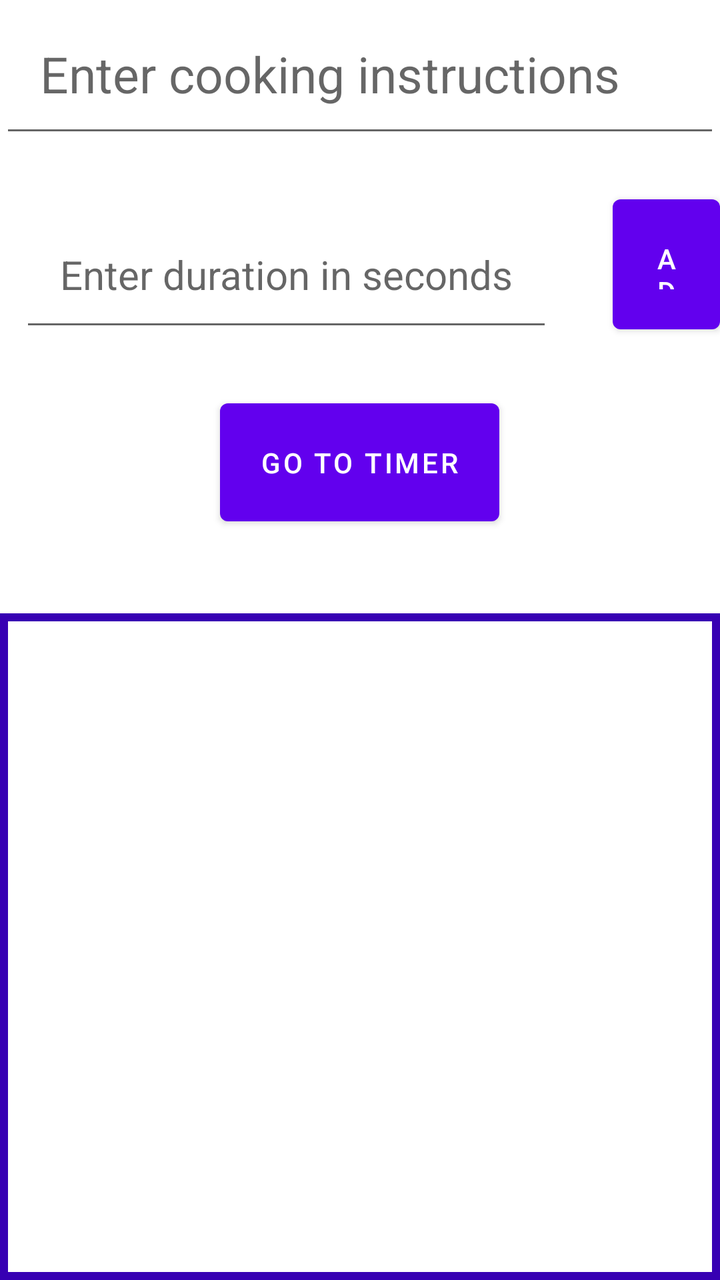
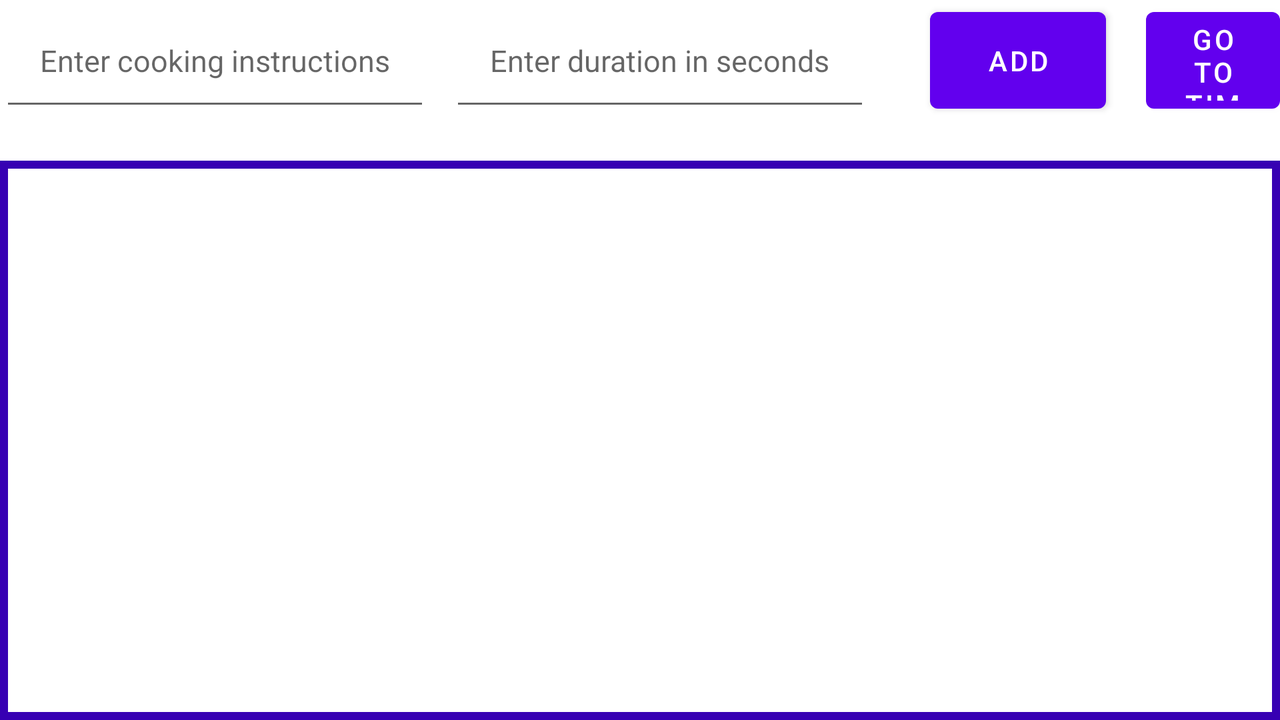

One screen, two layout resources from the same app: the default and the repository's alternative for another configuration. Each is rendered where Android would select it; the XML of both is given below.
<!-- AndroidManifest.xml: application theme Theme.ingredilist -->
<!-- res/layout/fragment_cookingtimer.xml -->
<?xml version="1.0" encoding="utf-8"?>
<RelativeLayout xmlns:android="http://schemas.android.com/apk/res/android"
    android:layout_width="match_parent" android:layout_height="match_parent">


    <Button
        android:id="@+id/GoToTimerButton"
        android:layout_width="wrap_content"
        android:layout_height="wrap_content"
        android:layout_marginBottom="20dp"
        android:layout_below="@+id/duration"
        android:layout_centerHorizontal="true"
        android:layout_marginTop="15dp"
        android:text="@string/go_to_timer"
        android:padding = "20dp"/>


    <EditText
        android:id="@+id/instructionInput"
        android:layout_width="match_parent"
        android:layout_height="wrap_content"
        android:hint = "@string/enter_cooking_instructions"
        android:layout_marginBottom="20dp"
        android:textSize="25sp"
        android:padding = "20dp"
        android:inputType="text">


    </EditText>

    <Button
        android:id="@+id/add_instruction_button"
        android:layout_width="wrap_content"
        android:layout_height="wrap_content"
        android:text="@string/addinstructionbutton"
        android:layout_toEndOf="@id/duration"
        android:layout_below="@+id/instructionInput"
        android:layout_marginStart="20dp"
        android:layout_alignBottom="@id/duration"
        android:padding = "20dp"

        />

    <EditText
        android:id="@+id/duration"
        android:layout_width="wrap_content"
        android:layout_height="wrap_content"
        android:layout_below="@+id/instructionInput"
        android:layout_marginStart="10dp"
        android:layout_marginTop="10dp"
        android:layout_marginEnd="10dp"
        android:layout_marginBottom="10dp"
        android:hint="@string/enter_duration_in_seconds"
        android:padding="20dp"
        android:textSize="20sp"
        android:inputType="number"/>

    <androidx.recyclerview.widget.RecyclerView
        android:layout_marginTop="20dp"
        android:id="@+id/cookingRecyclerView"
        android:layout_width="match_parent"
        android:layout_height="match_parent"
        android:layout_below="@+id/GoToTimerButton"
        android:background="@drawable/border"

        />


</RelativeLayout>
<!-- resources referenced by this layout -->
<resources>
  <!-- drawable border (drawable) -->
  <?xml version="1.0" encoding="utf-8"?>
  <shape xmlns:android="http://schemas.android.com/apk/res/android">
  <stroke
      android:width="4sp"
      android:color="@color/purple_700"
      />
  </shape>
  <string name="addinstructionbutton">add</string>
  <string name="enter_cooking_instructions">Enter cooking instructions</string>
  <string name="enter_duration_in_seconds">Enter duration in seconds</string>
  <string name="go_to_timer">Go To Timer</string>
  <style name="Theme.ingredilist" parent="Theme.MaterialComponents.DayNight.DarkActionBar">
          
          <item name="colorPrimary">@color/purple_500</item>
          <item name="colorPrimaryVariant">@color/purple_700</item>
          <item name="colorOnPrimary">@color/white</item>
          
          <item name="colorSecondary">@color/teal_200</item>
          <item name="colorSecondaryVariant">@color/teal_700</item>
          <item name="colorOnSecondary">@color/black</item>
          
          <item name="android:statusBarColor" tools:targetApi="l">?attr/colorPrimaryVariant</item>
          
      </style>
</resources>
<!-- res/layout-land/fragment_cookingtimer.xml (the repository's variant of the layout above) -->
<!-- drawn on the phone turned sideways -->
<?xml version="1.0" encoding="utf-8"?>
<RelativeLayout xmlns:android="http://schemas.android.com/apk/res/android"
    android:layout_width="match_parent" android:layout_height="match_parent">


    <Button
        android:id="@+id/GoToTimerButton"
        android:layout_width="wrap_content"
        android:layout_height="wrap_content"
        android:layout_below="@+id/duration"
        android:layout_centerHorizontal="true"
        android:layout_alignTop="@+id/add_instruction_button"
        android:layout_alignBottom="@+id/add_instruction_button"
       android:layout_toEndOf="@+id/add_instruction_button"
        android:layout_marginLeft="20dp"
        android:text="@string/go_to_timer" />


    <EditText
        android:id="@+id/instructionInput"
        android:layout_width="wrap_content"
        android:layout_height="wrap_content"
        android:layout_marginBottom="20dp"
        android:hint="@string/enter_cooking_instructions"
        android:inputType="text"
        android:padding="20dp"
        android:textSize="15sp">


    </EditText>

    <Button
        android:id="@+id/add_instruction_button"
        android:layout_width="wrap_content"
        android:layout_height="wrap_content"
        android:layout_below="@+id/duration"
        android:layout_alignBottom="@id/instructionInput"
        android:layout_marginStart="20dp"
        android:layout_toEndOf="@id/duration"
        android:layout_alignTop="@+id/instructionInput"

        android:text="@string/addinstructionbutton" />

    <EditText
        android:id="@+id/duration"
        android:layout_width="wrap_content"
        android:layout_height="wrap_content"
        android:layout_marginStart="10dp"
        android:layout_marginEnd="10dp"
        android:layout_marginBottom="10dp"
        android:layout_alignTop="@+id/instructionInput"
        android:layout_toEndOf="@id/instructionInput"
        android:hint="@string/enter_duration_in_seconds"
        android:inputType="number"
        android:padding="20dp"
        android:textSize="15sp" />

    <androidx.recyclerview.widget.RecyclerView
        android:layout_marginTop="20dp"
        android:id="@+id/cookingRecyclerView"
        android:layout_width="match_parent"
        android:layout_height="match_parent"
        android:layout_below="@+id/GoToTimerButton"
        android:background="@drawable/border"

        />


</RelativeLayout>
